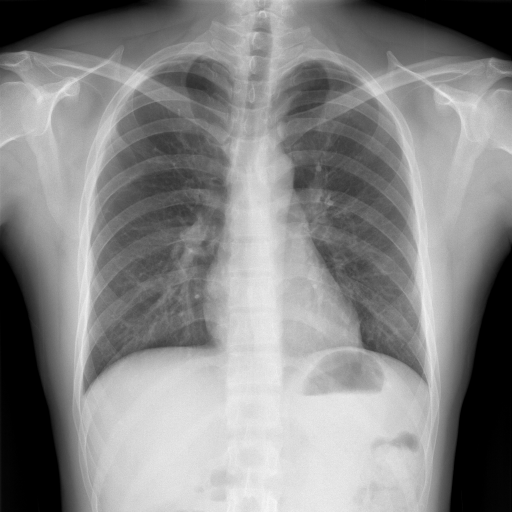
#> input picture data/raw/updated dataset/external_test/health/health_00000.png, 512 x 512 px, found by its file name; its folder holds only this picture in this run
$ python xray_preprocessing.py
#> lines starting #> are read from the running program, lines starting #| are printed output that depends on the picture
import os
import warnings

# ---------------------------------
# SUPPRESS WARNINGS
# ---------------------------------
os.environ["PYTHONWARNINGS"] = "ignore"
warnings.filterwarnings("ignore")

import cv2
import numpy as np
from tqdm import tqdm

# ---------------------------------
# PATHS
# ---------------------------------

# INPUT DATASET
BASE_IN = r"G:\Ai-CDD\data\raw\updated dataset"

# OUTPUT PREPROCESSED DATASET
BASE_OUT = r"G:\Ai-CDD\data\preprocessed\stage1"

# ---------------------------------
# PARAMETERS
# ---------------------------------
IMG_SIZE = 256

clahe = cv2.createCLAHE(
    clipLimit=2.0,
    tileGridSize=(8, 8)
)

# ---------------------------------
# IMAGE PREPROCESS FUNCTION
# ---------------------------------
def preprocess_image(img):

    # Convert to grayscale
    if len(img.shape) == 3:
        img = cv2.cvtColor(
            img,
            cv2.COLOR_BGR2GRAY
        )

    # Resize
    img = cv2.resize(
        img,
        (IMG_SIZE, IMG_SIZE),
        interpolation=cv2.INTER_AREA
    )

    # Apply CLAHE
    img = clahe.apply(img)

    return img


# ---------------------------------
# PROCESS ENTIRE DATASET
# ---------------------------------
def process_all():

    valid_ext = (
        ".png",
        ".jpg",
        ".jpeg",
        ".bmp"
    )

    # ---------------------------------
    # UPDATED SPLITS
    # ---------------------------------
    splits = [
        "train",
        "val",
        "internal_test",
        "external_test"
    ]

    # ---------------------------------
    # UPDATED CLASSES
    # ---------------------------------
    classes = [
        "health",
        "sick",
        "tb"
    ]

    for split in splits:

        split_in = os.path.join(
            BASE_IN,
            split
        )

        split_out = os.path.join(
            BASE_OUT,
            split
        )

        for class_name in classes:

            # ---------------------------------
            # INPUT / OUTPUT PATHS
            # ---------------------------------
            input_dir = os.path.join(
                split_in,
                class_name
            )

            output_dir = os.path.join(
                split_out,
                class_name
            )

            # ---------------------------------
            # CHECK INPUT EXISTS
            # ---------------------------------
            if not os.path.exists(input_dir):
                print(f"❌ Missing: {input_dir}")
                continue

            # ---------------------------------
            # CREATE OUTPUT DIR
            # ---------------------------------
            os.makedirs(
                output_dir,
                exist_ok=True
            )

            # ---------------------------------
            # GET VALID FILES
            # ---------------------------------
            files = [
                f for f in os.listdir(input_dir)
                if f.lower().endswith(valid_ext)
            ]

            count = 0
            failed = 0

            # ---------------------------------
            # PROCESS IMAGES
            # ---------------------------------
            progress_bar = tqdm(
                files,
                desc=f"{split}/{class_name}",
                ncols=100
            )

            for file in progress_bar:

                input_path = os.path.join(
                    input_dir,
                    file
                )

                try:

                    # ---------------------------------
                    # READ IMAGE
                    # ---------------------------------
                    img = cv2.imread(
                        input_path,
                        cv2.IMREAD_GRAYSCALE
                    )
#> img is the input picture: shape (512, 512); min 0, max 246, mean 135.5

                    if img is None:
                        failed += 1
                        continue

                    # ---------------------------------
                    # PREPROCESS
                    # ---------------------------------
                    processed_img = preprocess_image(img)
#> in preprocess_image, `img = clahe.apply(img)`:
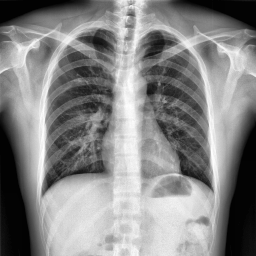
#> img: shape (256, 256); min 1, max 255, mean 134.1

                    # ---------------------------------
                    # SAVE
                    # ---------------------------------
                    output_path = os.path.join(
                        output_dir,
                        file
                    )

                    cv2.imwrite(
                        output_path,
                        processed_img
                    )

                    count += 1

                    # ---------------------------------
                    # UPDATE PROGRESS TEXT
                    # ---------------------------------
                    progress_bar.set_postfix({
                        "Processed": count,
                        "Failed": failed
                    })

                except Exception:
                    failed += 1
                    continue

            # ---------------------------------
            # SUMMARY
            # ---------------------------------
            print(f"\n✅ {split}/{class_name}")
            print(f"✔ Processed: {count}")
            print(f"❌ Failed: {failed}")
            print("-" * 40)


# ---------------------------------
# RUN
# ---------------------------------
if __name__ == "__main__":
    process_all()
